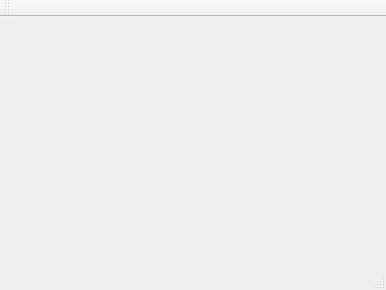
<?xml version="1.0" encoding="UTF-8"?>
<ui version="4.0">
 <class>MainWindow</class>
 <widget class="QMainWindow" name="MainWindow">
  <property name="geometry">
   <rect>
    <x>0</x>
    <y>0</y>
    <width>386</width>
    <height>290</height>
   </rect>
  </property>
  <property name="windowTitle">
   <string>MainWindow</string>
  </property>
  <widget class="QWidget" name="centralWidget"/>
  <widget class="QMenuBar" name="menuBar">
   <property name="geometry">
    <rect>
     <x>0</x>
     <y>0</y>
     <width>386</width>
     <height>22</height>
    </rect>
   </property>
  </widget>
  <widget class="QToolBar" name="mainToolBar">
   <attribute name="toolBarArea">
    <enum>TopToolBarArea</enum>
   </attribute>
   <attribute name="toolBarBreak">
    <bool>false</bool>
   </attribute>
  </widget>
  <widget class="QStatusBar" name="statusBar"/>
 </widget>
 <layoutdefault spacing="6" margin="11"/>
 <resources/>
 <connections/>
</ui>
